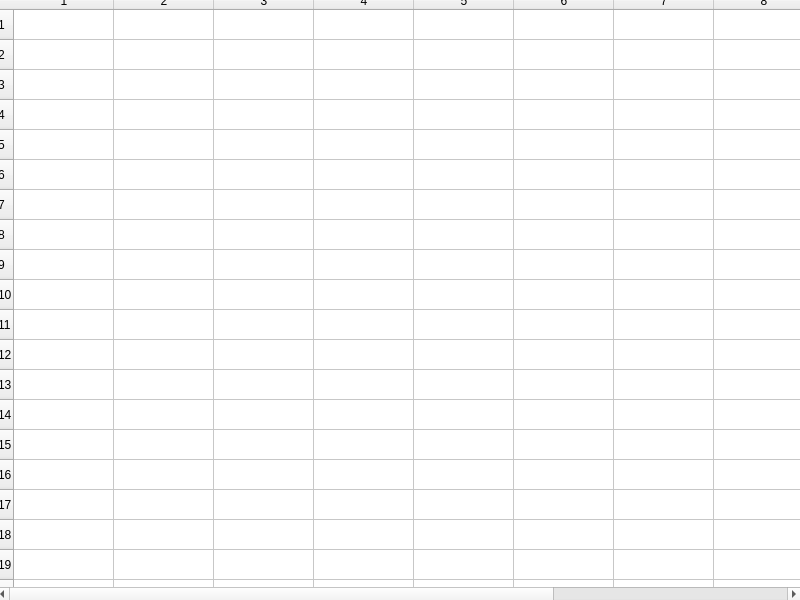
<?xml version="1.0" encoding="UTF-8"?>
<ui version="4.0">
 <class>Window_BakeryOrders</class>
 <widget class="QMainWindow" name="Window_BakeryOrders">
  <property name="geometry">
   <rect>
    <x>0</x>
    <y>0</y>
    <width>800</width>
    <height>600</height>
   </rect>
  </property>
  <property name="windowTitle">
   <string>MainWindow</string>
  </property>
  <widget class="QWidget" name="centralwidget">
   <widget class="QTableWidget" name="tableWidget">
    <property name="geometry">
     <rect>
      <x>-5</x>
      <y>-9</y>
      <width>821</width>
      <height>611</height>
     </rect>
    </property>
    <property name="sizePolicy">
     <sizepolicy hsizetype="Maximum" vsizetype="Maximum">
      <horstretch>0</horstretch>
      <verstretch>0</verstretch>
     </sizepolicy>
    </property>
    <property name="rowCount">
     <number>30</number>
    </property>
    <property name="columnCount">
     <number>10</number>
    </property>
    <row/>
    <row/>
    <row/>
    <row/>
    <row/>
    <row/>
    <row/>
    <row/>
    <row/>
    <row/>
    <row/>
    <row/>
    <row/>
    <row/>
    <row/>
    <row/>
    <row/>
    <row/>
    <row/>
    <row/>
    <row/>
    <row/>
    <row/>
    <row/>
    <row/>
    <row/>
    <row/>
    <row/>
    <row/>
    <row/>
    <column/>
    <column/>
    <column/>
    <column/>
    <column/>
    <column/>
    <column/>
    <column/>
    <column/>
    <column/>
   </widget>
  </widget>
 </widget>
 <resources/>
 <connections/>
</ui>
